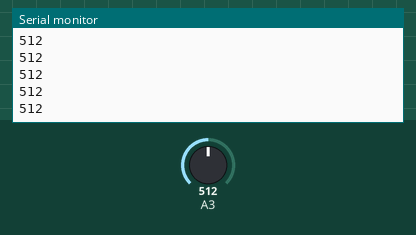
Simulated run of this sketch. Board: Arduino Uno, built with avr-gcc and run on an emulated ATmega328P. On the bench: the last lines printed to the serial monitor. The inputs (shaded band) are chosen by the test bench; at power-on: A3 = 512.

Above: at 1.2 s.
1.3 s: A3 set to 716
At 2.4 s:
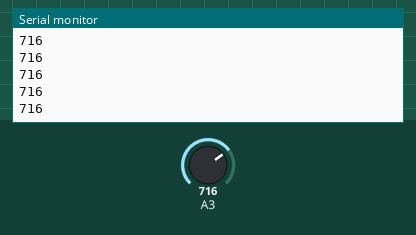
2.8 s: A3 set to 900
At 3.9 s:
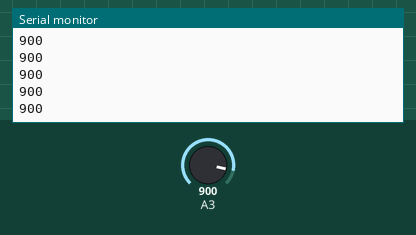
Timing chart, 0 to 5.8 s (numbered marks = the images above; inputs shaded):
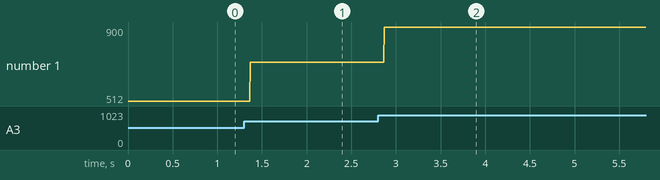

The sketch:

lectura_foto.ino
```cpp
int valor_foto=0;
void setup() {
Serial.begin(9600);
}
void loop() {
  valor_foto=analogRead(A3);
  Serial.println(valor_foto);
}
```

Measured:
- after the input at 1.3 s, the serial monitor: prints a new line after 0.07 s (image 1)
- after the input at 2.8 s, the serial monitor: prints a new line after 0.07 s (image 2)
- plotted number 1: 512 → 716 after the input at 1.3 s, 716 → 900 after the input at 2.8 s
